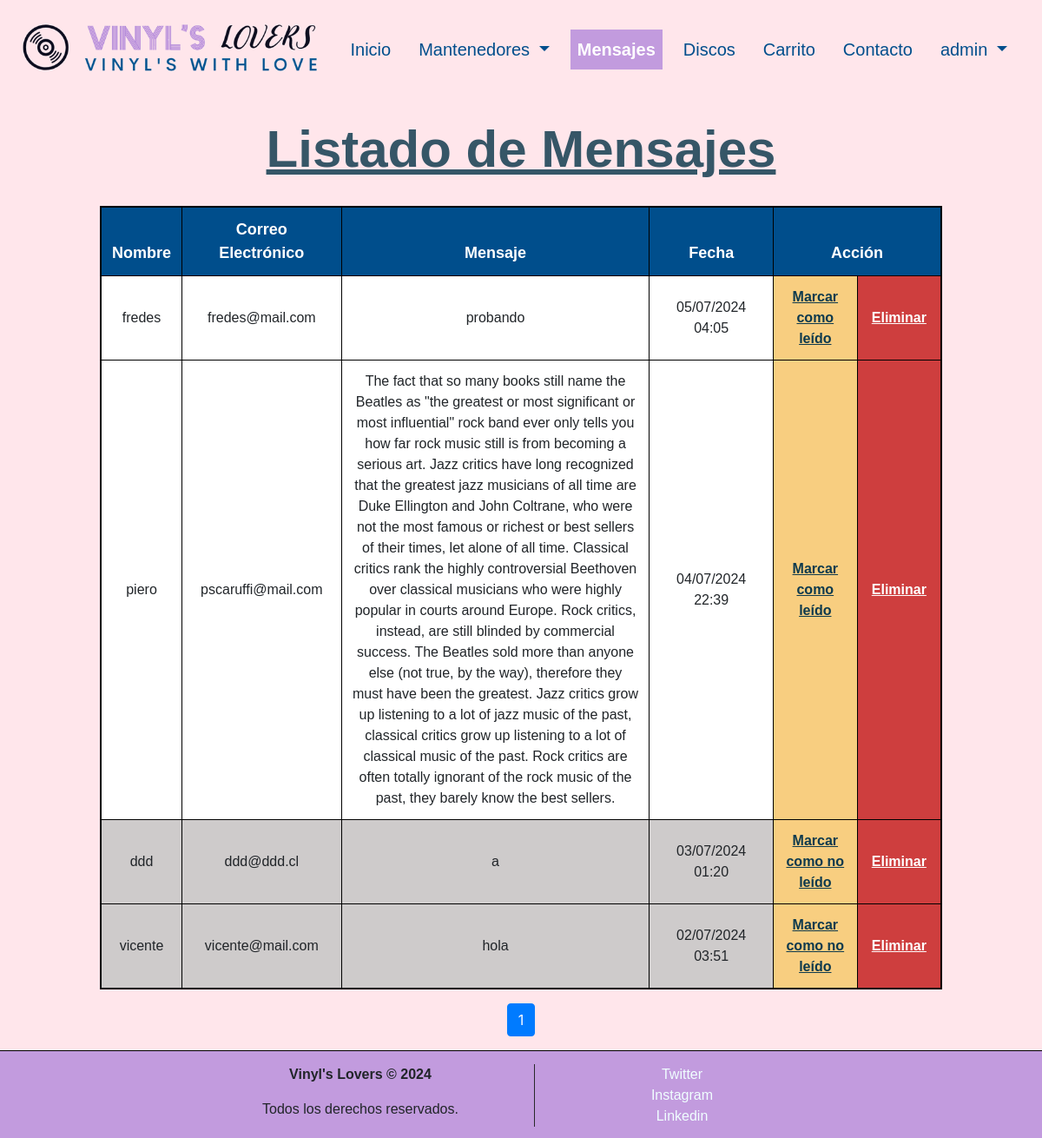
The page /mensajes (signed in) on the database as committed earlier.
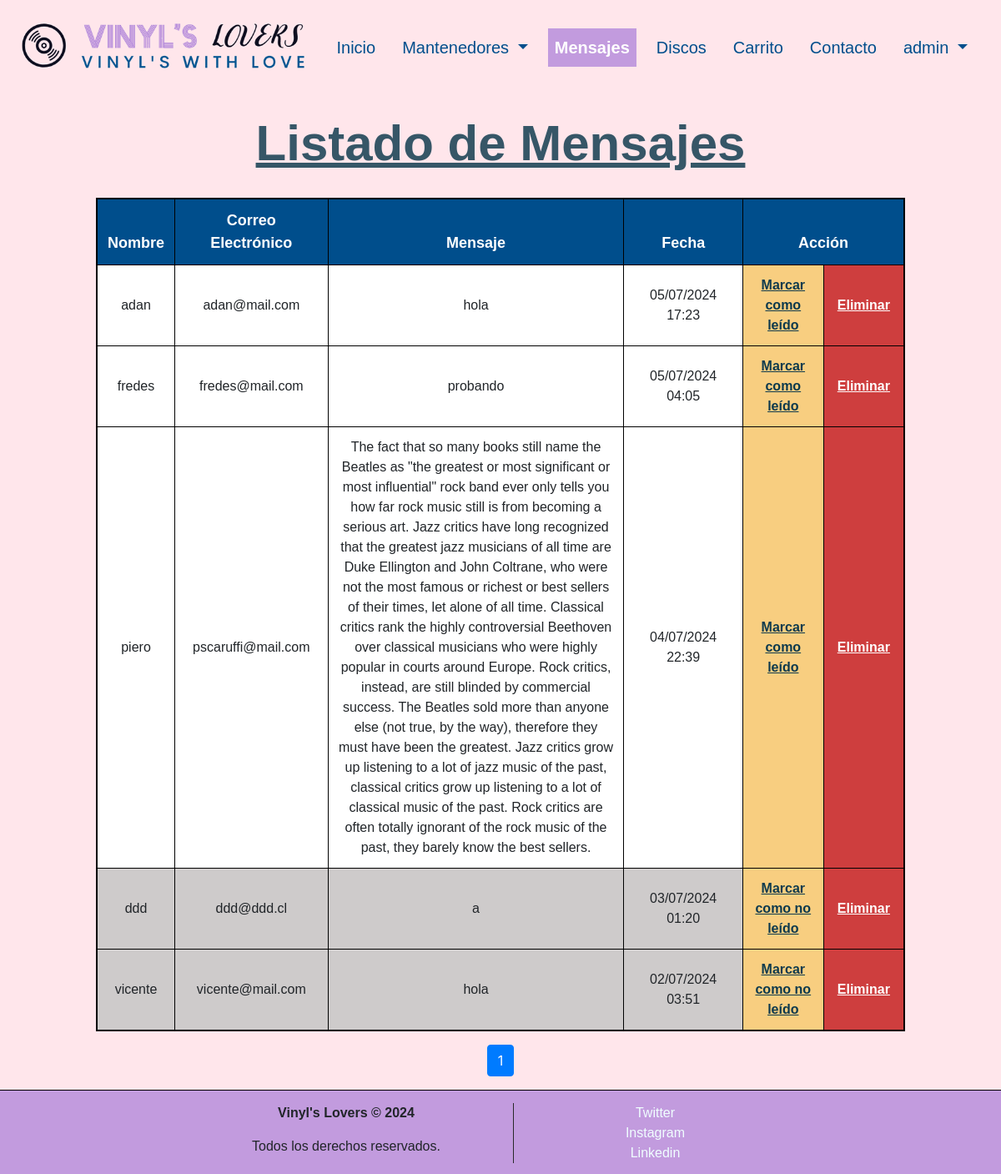
The same page on the database as committed later.
### discos/models.py (models this page shows, shortened)
class Mensaje(models.Model):
    id_mensaje = models.AutoField(db_column='idMensaje', primary_key=True)
    nombre = models.CharField(max_length=100, null=False, blank=False)
    correo_electronico = models.EmailField(max_length=254, null=False, blank=False)
    mensaje = models.TextField(null=False, blank=False)
    fecha = models.DateTimeField(auto_now_add=True)
    leido = models.BooleanField(default=False, db_column='leido')

### discos/views.py (the view)
# urls.py: path('mensajes', views.listadoMensajes, name='mensajes'),
@login_required
def listadoMensajes(request):
    mensajes = Mensaje.objects.all().order_by('-fecha')
    paginator = Paginator(mensajes, 25)
    page = request.GET.get('page')
    try:
        mensajes = paginator.page(page)
    except PageNotAnInteger:
        mensajes = paginator.page(1)
    except EmptyPage:
        mensajes = paginator.page(paginator.num_pages)
    context = {'mensajes': mensajes, 'clase': 'mensajes'}
    return render(request, 'discos/mensajes.html', context)

### discos/templates/discos/mensajes.html (shortened to what this page needs)
{% extends "discos/base.html" %}
{% load static %}
{% block content %}
{% if user.is_staff %}
  <header>
    <div class="row justify-content-center">
      <div class="col-10">
          <h1>Listado de Mensajes</h1>
      </div>
    </div>
  </header>
  <div class="row justify-content-center">
    <div class="col-10">
      <div class="table-container">
            <table class="table table-striped">
                {% if mensajes %}
                    <thead>
                        <tr>
                            <th scope="col">Nombre</th>
                            <th scope="col">Correo Electrónico</th>
                            <th scope="col" class="col-mensaje">Mensaje</th>
                            <th scope="col">Fecha</th>
                            <th scope="col" colspan="2">Acción</th>
                        </tr>
                    </thead>
                    <tbody>
                        {% for mensaje in mensajes %}
                            <tr>
                                {% if mensaje.leido %}<td class="td-leido">{% else %}<td class="td-noleido">{% endif %} {{ mensaje.nombre }}</td>
                                {% if mensaje.leido %}<td class="td-leido">{% else %}<td class="td-noleido">{% endif %} {{ mensaje.correo_electronico }}</td>
                                {% if mensaje.leido %}<td class="td-leido col-mensaje">{% else %}<td class="td-noleido col-mensaje">{% endif %} {{ mensaje.mensaje }}</td>
                                {% if mensaje.leido %}<td class="td-leido">{% else %}<td class="td-noleido">{% endif %} {{ mensaje.fecha|date:"d/m/Y H:i" }}</td>
                                <td class="td-mark-read equal-width">
                                    {% if not mensaje.leido %}
                                        <a href="{% url 'cambiar_estado' pk=mensaje.id_mensaje %}">Marcar como leído</a>
                                    {% else %}
                                        <a href="{% url 'cambiar_estado' pk=mensaje.id_mensaje %}">Marcar como no leído</a>
                                    {% endif %}
                                </td>
                                <td class="td-delete equal-width"><a href="{% url 'mensajes_del' pk=mensaje.id_mensaje %}">Eliminar</a></td>
                            </tr>
                        {% endfor %}
                    </tbody>
                {% endif %}
            </table>
            <nav aria-label="Page navigation example">
              <ul class="pagination justify-content-center">
                  {% for num in mensajes.paginator.page_range %}
                      {% if mensajes.number == num %}
                          <li class="page-item active" aria-current="page"><span class="page-link">{{ num }}</span></li>
                      {% else %}
                          <li class="page-item"><a class="page-link" href="?page={{ num }}">{{ num }}</a></li>
                      {% endif %}
                  {% endfor %}
              </ul>
            </nav>
        </div>
    </div>
  </div>
{% else %}
  <div class="container-permisos">
    <h1>Error</h1>
    <p>No tienes permisos para ver esta página</p>
  </div>
{% endif %}
{% endblock %}

Rows that differ between the two databases and show on the page:
added Mensaje: nombre "adan", correo_electronico "adan@mail.com", mensaje "hola", fecha "05/07/2024 17:23", leido "Marcar como leído"
